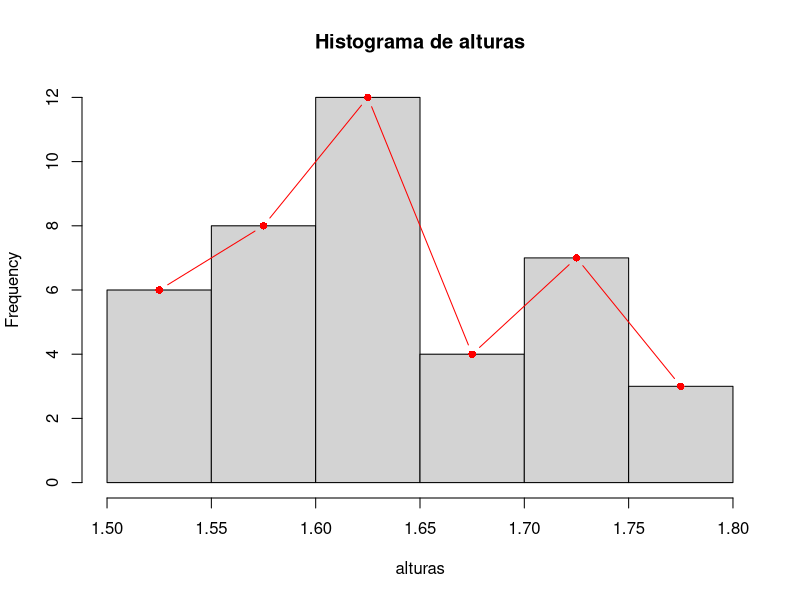
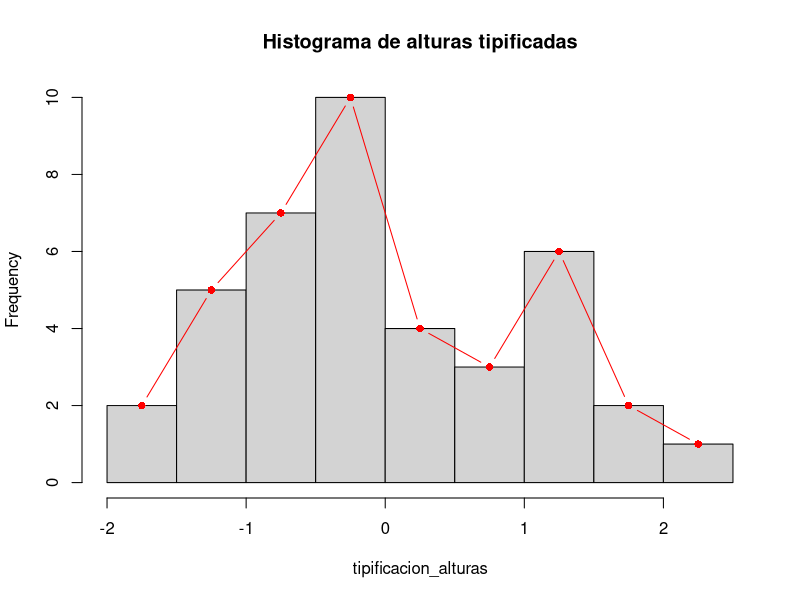

Here is the R script that generated these plots, in order:
## ---- chunk 1
knitr::opts_chunk$set(echo = TRUE)
## ---- chunk 2
alturas <- c(
    1.64, 1.60, 1.54, 1.55,
    1.73, 1.61, 1.65, 1.73,
    1.55, 1.61, 1.62, 1.73,
    1.56, 1.65, 1.66, 1.75,
    1.57, 1.63, 1.76, 1.67,
    1.58, 1.79, 1.70, 1.78,
    1.58, 1.63, 1.69, 1.63,
    1.52, 1.59, 1.62, 1.71,
    1.64, 1.53, 1.60, 1.72,
    1.54, 1.60, 1.64, 1.72
)
## ---- chunk 3
media_alturas <- mean(alturas)
media_alturas
## ---- chunk 4
desviacion_estandar_alturas <- sd(alturas)
desviacion_estandar_alturas
## ---- chunk 5
tipificacion_alturas <- c((alturas - media_alturas) / desviacion_estandar_alturas)
tipificacion_alturas
## ---- chunk 6
sprintf("%.7f", mean(tipificacion_alturas))
sd(tipificacion_alturas)
## ---- chunk 7
h <- hist(alturas, main = "Histograma de alturas")
# Calcular los centros de los rectángulos del histograma
centers <- h$mids
# Agregar la línea a través de los centros de los rectángulos
lines(centers, h$counts, type = "b", col = "red", pch = 16)
## ---- chunk 8
h_t <- hist(tipificacion_alturas, main = "Histograma de alturas tipificadas")
# Calcular los centros de los rectángulos del histograma
centers_t <- h_t$mids
# Agregar la línea a través de los centros de los rectángulos
lines(centers_t, h_t$counts, type = "b", col = "red", pch = 16)
